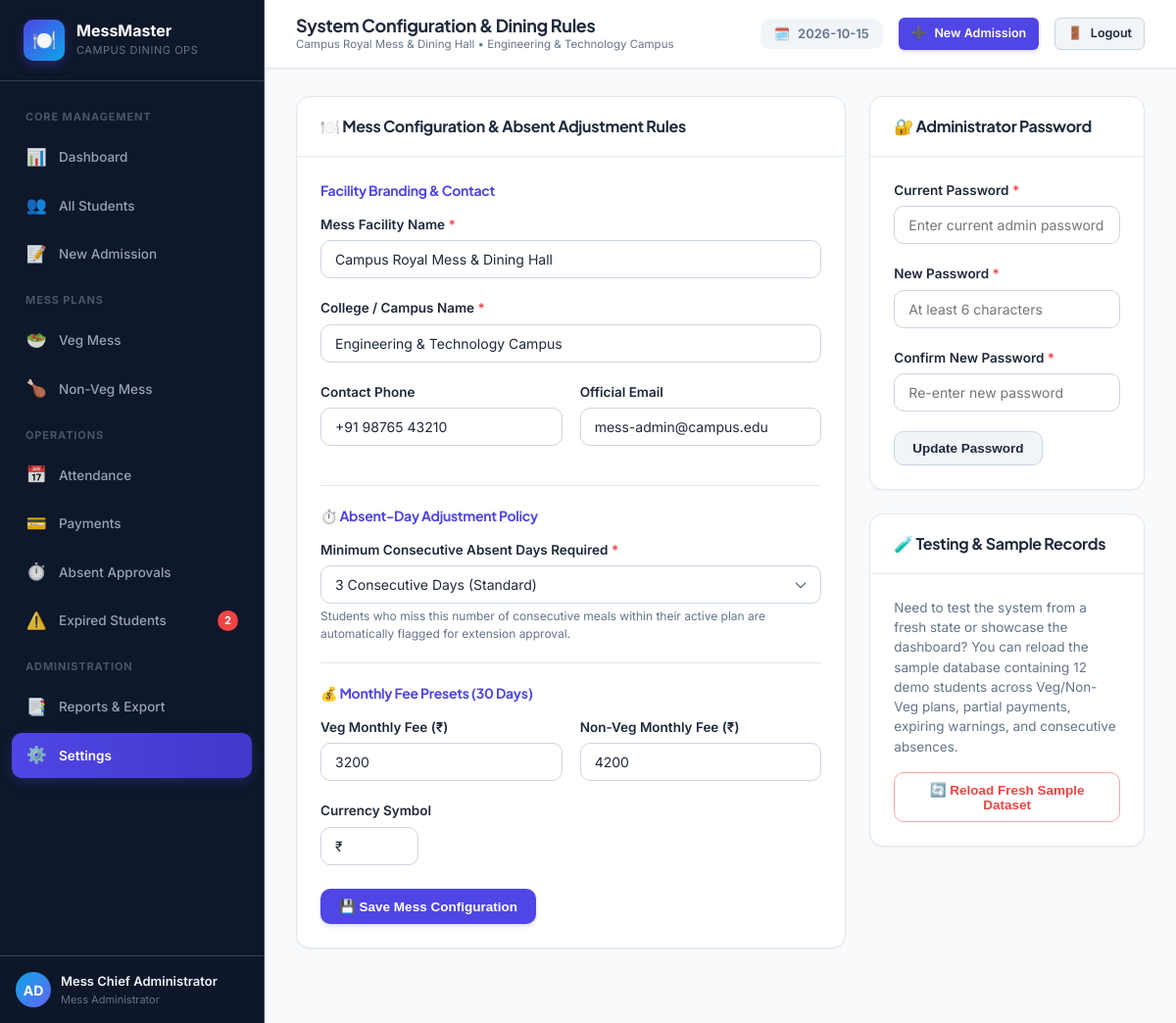
The app's page /settings (signed in) with its own data.
### tables this page shows
CREATE TABLE users (
            id INTEGER PRIMARY KEY AUTOINCREMENT,
            username TEXT UNIQUE NOT NULL,
            password_hash TEXT NOT NULL,
            full_name TEXT NOT NULL,
            role TEXT DEFAULT 'admin',
            created_at DATETIME DEFAULT CURRENT_TIMESTAMP
        );

CREATE TABLE settings (
            id INTEGER PRIMARY KEY AUTOINCREMENT,
            key TEXT UNIQUE NOT NULL,
            value TEXT NOT NULL,
            description TEXT
        );

### app.py (the view, shortened to what this page needs)
@app.route('/settings', methods=['GET', 'POST'])
@login_required
def settings():
    conn = database.get_db_connection()
    all_settings = {row['key']: row['value'] for row in conn.execute("SELECT key, value FROM settings").fetchall()}
    conn.close()
    return render_template('settings.html', settings=all_settings)

### app.py (called while the page is built)
def login_required(f):
    @wraps(f)
    def decorated_function(*args, **kwargs):
        if 'user_id' not in session:
            flash("Please sign in to access the Mess Management System.", "warning")
            return redirect(url_for('login', next=request.url))
        return f(*args, **kwargs)
    return decorated_function

### database.py (called while the page is built, shortened)
def get_db_path():
    return DEFAULT_DB_PATH

def get_db_connection():
    db_file = get_db_path()
    try:
        os.makedirs(os.path.dirname(db_file), exist_ok=True)
    except OSError:
        pass
    conn = sqlite3.connect(db_file)
    conn.row_factory = sqlite3.Row
    conn.execute("PRAGMA foreign_keys = ON;")
    return conn

def get_setting(key, default_value=''):
    conn = get_db_connection()
    row = conn.execute("SELECT value FROM settings WHERE key = ?", (key,)).fetchone()
    conn.close()
    return row['value'] if row else default_value

### templates/settings.html (shortened to what this page needs)
{% extends "base.html" %}
{% block page_title %}System Configuration & Dining Rules{% endblock %}
{% block content %}
<div class="dashboard-grid">
  <div class="panel">
    <div class="panel-header">
      <h3 class="panel-title">🍽️ Mess Configuration & Absent Adjustment Rules</h3>
    </div>
    <div class="panel-body">
      <form action="{{ url_for('settings') }}" method="POST">
        <h4 style="font-size: 14px; color: var(--primary); margin-bottom: 14px;">Facility Branding & Contact</h4>
        <div class="form-group">
          <label class="form-label" for="set_mess_name">Mess Facility Name <span class="required">*</span></label>
          <input type="text" class="form-control" name="mess_name" id="set_mess_name" value="{{ settings.mess_name }}" required>
        </div>
        <div class="form-group">
          <label class="form-label" for="set_college_name">College / Campus Name <span class="required">*</span></label>
          <input type="text" class="form-control" name="college_name" id="set_college_name" value="{{ settings.college_name }}" required>
        </div>
        <div class="form-row">
          <div class="form-group">
            <label class="form-label" for="set_contact_phone">Contact Phone</label>
            <input type="text" class="form-control" name="contact_phone" id="set_contact_phone" value="{{ settings.contact_phone }}">
          </div>
          <div class="form-group">
            <label class="form-label" for="set_contact_email">Official Email</label>
            <input type="email" class="form-control" name="contact_email" id="set_contact_email" value="{{ settings.contact_email }}">
          </div>
        </div>
        <hr style="border: 0; border-top: 1px solid var(--card-border); margin: 20px 0;">
        <h4 style="font-size: 14px; color: var(--primary); margin-bottom: 14px;">⏱️ Absent-Day Adjustment Policy</h4>
        <div class="form-group">
          <label class="form-label" for="set_absent_threshold">Minimum Consecutive Absent Days Required <span class="required">*</span></label>
          <select name="absent_threshold_days" id="set_absent_threshold" class="form-control form-select" required>
            <option value="3" {% if settings.absent_threshold_days == '3' %}selected{% endif %}>3 Consecutive Days (Standard)</option>
          </select>
          <div class="form-helper">
            Students who miss this number of consecutive meals within their active plan are automatically flagged for extension approval.
          </div>
        </div>
        <hr style="border: 0; border-top: 1px solid var(--card-border); margin: 20px 0;">
        <h4 style="font-size: 14px; color: var(--primary); margin-bottom: 14px;">💰 Monthly Fee Presets (30 Days)</h4>
        <div class="form-row">
          <div class="form-group">
            <label class="form-label" for="set_veg_fee">Veg Monthly Fee ({{ settings.currency_symbol }})</label>
            <input type="number" step="0.01" class="form-control" name="veg_monthly_fee" id="set_veg_fee" value="{{ settings.veg_monthly_fee }}" required>
          </div>
          <div class="form-group">
            <label class="form-label" for="set_nonveg_fee">Non-Veg Monthly Fee ({{ settings.currency_symbol }})</label>
            <input type="number" step="0.01" class="form-control" name="nonveg_monthly_fee" id="set_nonveg_fee" value="{{ settings.nonveg_monthly_fee }}" required>
          </div>
        </div>
        <div class="form-group">
          <label class="form-label" for="set_currency">Currency Symbol</label>
          <input type="text" class="form-control" name="currency_symbol" id="set_currency" value="{{ settings.currency_symbol }}" style="width: 100px;">
        </div>
        <div style="margin-top: 24px;">
          <button type="submit" class="btn btn-primary">
            💾 Save Mess Configuration
          </button>
        </div>
      </form>
    </div>
  </div>
  <div>
    <div class="panel" style="margin-bottom: 24px;">
      <div class="panel-header">
        <h3 class="panel-title">🔐 Administrator Password</h3>
      </div>
      <div class="panel-body">
        <form action="{{ url_for('settings') }}" method="POST">
          <div class="form-group">
            <label class="form-label" for="current_password">Current Password <span class="required">*</span></label>
            <input type="password" class="form-control" name="current_password" id="current_password" placeholder="Enter current admin password" required>
          </div>
          <div class="form-group">
            <label class="form-label" for="new_password">New Password <span class="required">*</span></label>
            <input type="password" class="form-control" name="new_password" id="new_password" placeholder="At least 6 characters" required>
          </div>
          <div class="form-group">
            <label class="form-label" for="confirm_password">Confirm New Password <span class="required">*</span></label>
            <input type="password" class="form-control" name="confirm_password" id="confirm_password" placeholder="Re-enter new password" required>
          </div>
          <button type="submit" class="btn btn-secondary">
            Update Password
          </button>
        </form>
      </div>
    </div>
    <div class="panel">
      <div class="panel-header">
        <h3 class="panel-title">🧪 Testing & Sample Records</h3>
      </div>
      <div class="panel-body">
        <p style="font-size: 13.5px; color: var(--text-muted); margin-bottom: 16px;">
          Need to test the system from a fresh state or showcase the dashboard? You can reload the sample database containing 12 demo students across Veg/Non-Veg plans, partial payments, expiring warnings, and consecutive absences.
        </p>
        <form action="{{ url_for('settings') }}" method="POST" onsubmit="return confirm('Reset and reload sample dataset? This will recreate test students and attendance.')">
          <button type="submit" class="btn btn-outline" style="color: var(--danger); border-color: #fca5a5;">
            🔄 Reload Fresh Sample Dataset
          </button>
        </form>
      </div>
    </div>
  </div>
</div>
{% endblock %}

### templates/base.html (shortened to what this page needs)
<!DOCTYPE html>
<html lang="en">
<head>
  <link rel="stylesheet" href="{{ url_for('static', filename='css/style.css') }}">
</head>
<body>
  <div class="app-container">
    <aside class="sidebar" id="appSidebar">
      <div class="sidebar-header">
        <div class="brand-icon">🍽️</div>
        <div class="brand-title">
          <span class="brand-name">MessMaster</span>
          <span class="brand-sub">Campus Dining Ops</span>
        </div>
      </div>
      <nav class="sidebar-nav">
        <div class="nav-section-title">Core Management</div>
        <a href="{{ url_for('dashboard') }}" class="nav-item {% if request.endpoint == 'dashboard' %}active{% endif %}" id="nav-dashboard">
          <div class="nav-item-content">
            <span class="icon">📊</span>
            <span>Dashboard</span>
          </div>
        </a>
        <a href="{{ url_for('students') }}" class="nav-item {% if request.endpoint == 'students' %}active{% endif %}" id="nav-students">
          <div class="nav-item-content">
            <span class="icon">👥</span>
            <span>All Students</span>
          </div>
        </a>
        <a href="{{ url_for('admission') }}" class="nav-item {% if request.endpoint == 'admission' %}active{% endif %}" id="nav-admission">
          <div class="nav-item-content">
            <span class="icon">📝</span>
            <span>New Admission</span>
          </div>
        </a>
        <div class="nav-section-title">Mess Plans</div>
        <a href="{{ url_for('veg_mess') }}" class="nav-item {% if request.endpoint == 'veg_mess' %}active{% endif %}" id="nav-veg">
          <div class="nav-item-content">
            <span class="icon">🥗</span>
            <span>Veg Mess</span>
          </div>
        </a>
        <a href="{{ url_for('nonveg_mess') }}" class="nav-item {% if request.endpoint == 'nonveg_mess' %}active{% endif %}" id="nav-nonveg">
          <div class="nav-item-content">
            <span class="icon">🍗</span>
            <span>Non-Veg Mess</span>
          </div>
        </a>
        <div class="nav-section-title">Operations</div>
        <a href="{{ url_for('attendance') }}" class="nav-item {% if request.endpoint == 'attendance' %}active{% endif %}" id="nav-attendance">
          <div class="nav-item-content">
            <span class="icon">📅</span>
            <span>Attendance</span>
          </div>
        </a>
        <a href="{{ url_for('payments') }}" class="nav-item {% if request.endpoint == 'payments' %}active{% endif %}" id="nav-payments">
          <div class="nav-item-content">
            <span class="icon">💳</span>
            <span>Payments</span>
          </div>
        </a>
        <a href="{{ url_for('absent_approvals') }}" class="nav-item {% if request.endpoint == 'absent_approvals' %}active{% endif %}" id="nav-absent-approvals">
          <div class="nav-item-content">
            <span class="icon">⏱️</span>
            <span>Absent Approvals</span>
          </div>
        </a>
        <a href="{{ url_for('expired_students') }}" class="nav-item {% if request.endpoint == 'expired_students' %}active{% endif %}" id="nav-expired">
          <div class="nav-item-content">
            <span class="icon">⚠️</span>
            <span>Expired Students</span>
          </div>
          {% if badge_expired_count > 0 %}
          <span class="nav-badge danger">{{ badge_expired_count }}</span>
          {% endif %}
        </a>
        <div class="nav-section-title">Administration</div>
        <a href="{{ url_for('reports') }}" class="nav-item {% if request.endpoint == 'reports' %}active{% endif %}" id="nav-reports">
          <div class="nav-item-content">
            <span class="icon">📑</span>
            <span>Reports & Export</span>
          </div>
        </a>
        <a href="{{ url_for('settings') }}" class="nav-item {% if request.endpoint == 'settings' %}active{% endif %}" id="nav-settings">
          <div class="nav-item-content">
            <span class="icon">⚙️</span>
            <span>Settings</span>
          </div>
        </a>
      </nav>
      <div class="sidebar-footer">
        <div class="user-badge">
          <div class="user-avatar">AD</div>
          <div class="user-info">
            <span class="user-name">{{ current_user.full_name if current_user else 'Admin' }}</span>
            <span class="user-role">Mess Administrator</span>
          </div>
        </div>
      </div>
    </aside>
    <div class="main-wrapper">
      <header class="topbar">
        <div class="topbar-left">
          <div class="page-breadcrumb">
            <h1 class="page-title">{% block page_title %}College Mess Management{% endblock %}</h1>
            <span style="font-size: 11.5px; color: var(--text-muted);">{{ mess_name }} &bull; {{ college_name }}</span>
          </div>
        </div>
        <div class="topbar-right">
          <div class="date-indicator">
            <span>🗓️</span>
            <span>{{ today_date }}</span>
          </div>
          <a href="{{ url_for('admission') }}" class="btn btn-primary btn-sm" id="btn-quick-admission">
            <span>➕</span>
            <span>New Admission</span>
          </a>
          <a href="{{ url_for('logout') }}" class="btn btn-secondary btn-sm" title="Sign Out">
            <span>🚪</span>
            <span>Logout</span>
          </a>
        </div>
      </header>
      <main class="content-body">
        {% block content %}{% endblock %}
      </main>
    </div>
  </div>
</body>
</html>

### records on screen
users: full_name "Mess Chief Administrator"
settings: value "Campus Royal Mess & Dining Hall", mess_name "Campus Royal Mess & Dining Hall"
settings: value "Engineering & Technology Campus", college_name "Engineering & Technology Campus"
settings: contact_phone "+91 98765 43210"
settings: contact_email "mess-admin@campus.edu"
settings: veg_monthly_fee "3200"
settings: nonveg_monthly_fee "4200"

### other values on screen
{{ badge_expired_count }} "2"
{{ settings.currency_symbol }} "₹"
